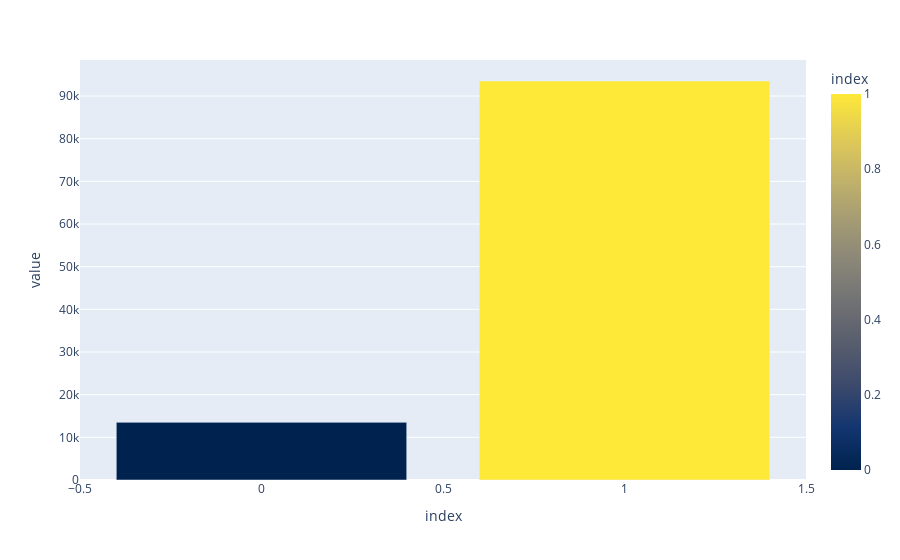

Notebook code cell kept with this figure:
### Code cell
plot=df.label.value_counts()
px.bar(plot,color=plot.index,color_continuous_scale=px.colors.sequential.Cividis)

### Figure 1 — Plotly figure (JSON) as saved in the notebook; plotly's stock layout.template omitted (floating-point values rounded to 4 significant figures)
{"data": [{"alignmentgroup": "True", "hovertemplate": "index=%{marker.color}<br>value=%{y}<extra></extra>", "legendgroup": "", "marker": {"color": [1, 0], "coloraxis": "coloraxis", "pattern": {"shape": ""}}, "name": "", "offsetgroup": "", "orientation": "v", "showlegend": false, "textposition": "auto", "type": "bar", "x": [1, 0], "xaxis": "x", "y": [93522, 13507], "yaxis": "y"}], "layout": {"barmode": "relative", "coloraxis": {"colorbar": {"title": {"text": "index"}}, "colorscale": [[0, "#00224e"], [0.1111, "#123570"], [0.2222, "#3b496c"], [0.3333, "#575d6d"], [0.4444, "#707173"], [0.5556, "#8a8678"], [0.6667, "#a59c74"], [0.7778, "#c3b369"], [0.8889, "#e1cc55"], [1, "#fee838"]]}, "legend": {"tracegroupgap": 0}, "margin": {"t": 60}, "xaxis": {"anchor": "y", "domain": [0, 1], "title": {"text": "index"}}, "yaxis": {"anchor": "x", "domain": [0, 1], "title": {"text": "value"}}}}
